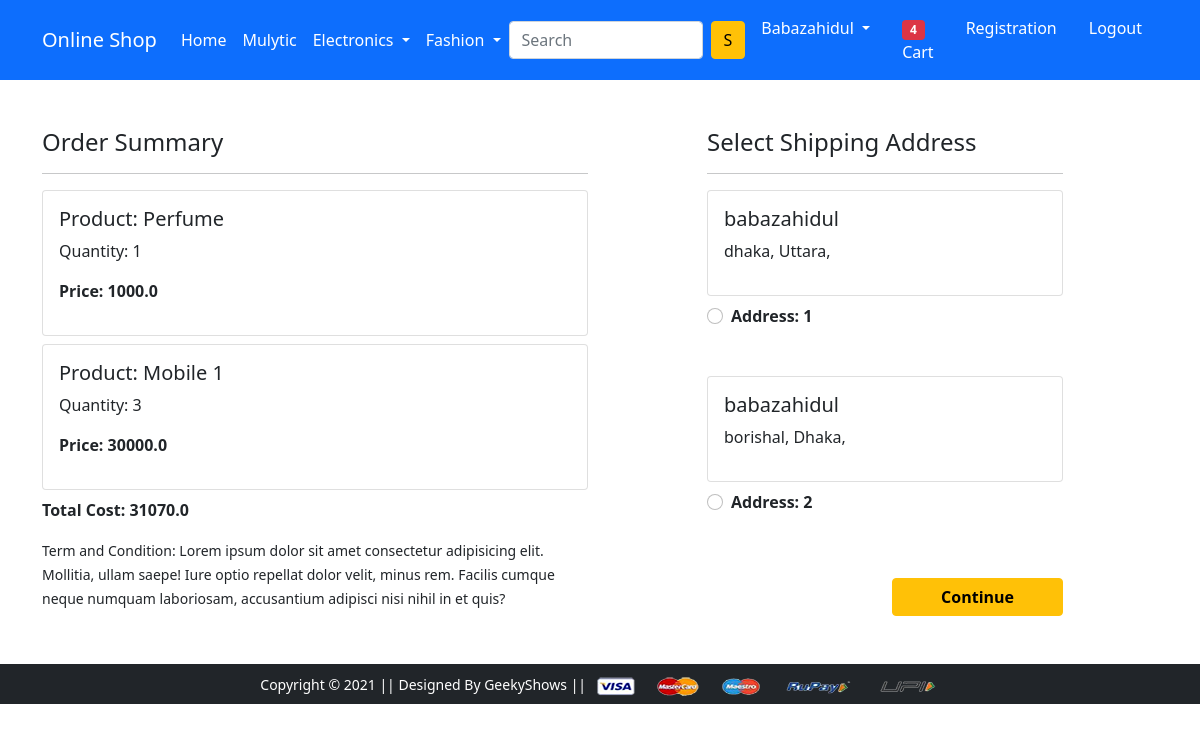
Screenshot of /checkout/ (signed in) with the database file from the repository.
### app/models.py (models this page shows, shortened)
class Cart(models.Model):
    user = models.ForeignKey(User, on_delete=models.CASCADE)
    product = models.ForeignKey(Product, on_delete=models.CASCADE)
    quantity = models.PositiveIntegerField(default=1)
    @property
    def total_cost(self):
        return self.quantity * self.product.selling_price

class Product(models.Model):
    title = models.CharField(max_length=200)
    product_code = models.CharField(max_length=200, blank=False, unique=True)
    quantity = models.PositiveIntegerField(default=10)
    selling_price = models.FloatField()
    discount_price = models.FloatField(default=0)
    description = models.TextField()
    brand = models.CharField(choices=BRAND_CHOICE,max_length=20)
    category = models.CharField(choices=CATEGORY_CHOICE, max_length=20)
    product_img = models.ImageField(upload_to='product_img/')

class Customer(models.Model):
    user = models.ForeignKey(User, on_delete=models.CASCADE)
    name = models.CharField(max_length=200)
    phone_number = PhoneNumberField(default='+8841524204242')
    email = models.EmailField(default='yourmailaddress@yourserver.com')
    address = models.CharField(max_length=200)
    district = models.CharField(choices=DISTRICT_CHOICE, max_length=30)
    city = models.CharField(max_length=50)
    zipcode = models.IntegerField()

### app/views.py (the view)
# urls.py: path('checkout/', views.checkout, name='checkout'),
@login_required
def checkout(request):
    user = request.user
    carts_products = Cart.objects.filter(user=user)
    amount = 0.0
    shipping_price = 70.0
    for c in carts_products:
        amount += c.quantity * c.product.selling_price
    total_amount = amount + shipping_price
    addresses = Customer.objects.filter(user=user)
    context = {
        'total_amount': total_amount,
        'carts_products': carts_products,
        'addresses': addresses
    }
    return render(request, 'app/checkout.html', context)

### templates/app/checkout.html (shortened to what this page needs)
{% extends 'app/base.html' %}
{% load static %}
{% block main-content %}
<div class="container">
 <div class="row mt-5">
  <div class="col-sm-6">
    <h4>Order Summary</h4>
    <hr>
    {% for c in carts_products %}
      <div class="card mb-2">
        <div class="card-body">
          <h5>Product: {{ c.product.title }}</h5>
          <p>Quantity: {{ c.quantity }}</p>
          <p class="fw-bold">Price: {{ c.total_cost }}</p>
        </div>
      </div>
    {% endfor %}
    <p class="fw-bold">Total Cost: {{ total_amount }}</p>
    <small>Term and Condition: Lorem ipsum dolor sit amet consectetur adipisicing elit. Mollitia, ullam saepe! Iure optio repellat dolor velit, minus rem. Facilis cumque neque numquam laboriosam, accusantium adipisci nisi nihil in et quis?</small>
  </div>
  <div class="col-sm-4 offset-sm-1">
    <h4>Select Shipping Address</h4>
    <hr>
    <form action="/paymentdone" method="get">
          {% for i in addresses %}
      <div class="card">
        <div class="card-body">
        <h5>{{ request.user.username }}</h5>
        <p>{{ i.district }}, {{ i.city }}, {{ i.zip }} </p>
        </div>
      </div>
        <div class="form-check mt-2 mb-5">
          <input class="form-check-input" type="radio" name="custid" id="custid{{ forloop.counter }}" value="{{ i.id }}" required>
          <label class="form-check-label fw-bold" for=""> Address: {{ forloop.counter }} </label>
        </div>
      {% endfor %}
        <div class="text-end">
          <button type="submit" class="btn btn-warning mt-3 px-5 fw-bold">Continue</button>
        </div>
      </form>
    </div>
  </div>
</div>
{% endblock main-content %}

### templates/app/base.html (shortened to what this page needs)
<!Doctype html>
{% load static %}
<html lang="en">
  <head>
    <link href="https://cdn.jsdelivr.net/npm/bootstrap@5.0.0-beta1/dist/css/bootstrap.min.css" rel="stylesheet">
    <link rel="stylesheet" href="{% static 'app/css/owl.carousel.min.css' %}">
    <link rel="stylesheet" href="{% static 'app/css/all.min.css' %}">
    <link rel="stylesheet" href="{% static 'app/css/style.css' %}">
  </head>
  <body>
    <nav class="navbar navbar-expand-lg navbar-dark bg-primary">
     <div class="container">
       <a class="navbar-brand" href="/">Online Shop</a>
       <div class="collapse navbar-collapse" id="navbarSupportedContent">
         <ul class="navbar-nav me-auto mb-2 mb-lg-0">
           <li class="nav-item">
             <a class="nav-link active" aria-current="page" href="/">Home</a>
           </li>
           <li class="nav-item">
            <a class="nav-link active" aria-current="page" href="{% url 'mulytic' %}">Mulytic</a>
          </li>
           <li class="nav-item dropdown">
             <a class="nav-link dropdown-toggle text-white" href="#" id="electronicsDropdown" role="button" data-bs-toggle="dropdown" aria-expanded="false">
               Electronics
             </a>
           </li>
           <li class="nav-item dropdown">
             <a class="nav-link dropdown-toggle text-white" href="#" id="fashionDropdown" role="button" data-bs-toggle="dropdown" aria-expanded="false">
               Fashion
             </a>
           </li>
         </ul>
         <form class="d-flex">
           <input class="form-control me-2" type="search" placeholder="Search" aria-label="Search">
           <button class="btn btn-warning" type="submit">S</button>
         </form>
         <div>
          <ul class="navbar-nav me-auto mb-2 mb-lg-0">
              {% if request.user.is_authenticated %}
           <li class="nav-item dropdown mx-2">
              <a class="nav-link dropdown-toggle text-white" href="#" id="profileDropdown" role="button" data-bs-toggle="dropdown" aria-expanded="false">
                  {{ request.user.username|capfirst }}
              </a>
            </li>
            <li class="nav-item mx-2">
             <a href="{% url 'showcart' %}" class="nav-link text-white"><span class="badge bg-danger">4</span> Cart </a>
            </li>
              {% endif %}
            <li class="nav-item mx-2">
             <a href="{% url 'customerregistration' %}" class="nav-link text-white">Registration</a>
            </li>
            <li class="nav-item mx-2">
                {% if request.user.is_authenticated %}
                    <a class="nav-link text-white" href="{% url 'logout' %}">Logout</a>
                {% else %}
                    <a class="nav-link text-white" href="{% url 'login' %}">Login</a>
                {% endif %}
                </li>
          </ul>
         </div>
       </div>
     </div>
    </nav>
    {% block main-content %} {% endblock main-content %}
    <footer class="container-fluid bg-dark text-center p-2 mt-5">
        <small class="text-white">Copyright &copy; 2021 || Designed By GeekyShows || </small>
        <img src="{% static 'app/images/payment.png' %}" alt="" srcset="" class="img-fluid" height="2px">
    </footer>
  </body>
</html>

### rows the page displays
Cart: product "Perfume", quantity "1", total_cost "1000.0"
Cart: product "Mobile 1", quantity "3", total_cost "30000.0"
Customer: district "dhaka", city "Uttara"
Customer: district "borishal", city "Dhaka"

### other values shown
{{ request.user.username|capfirst }} "Babazahidul"
{{ total_amount }} "31070.0"
{{ request.user.username }} "babazahidul"
